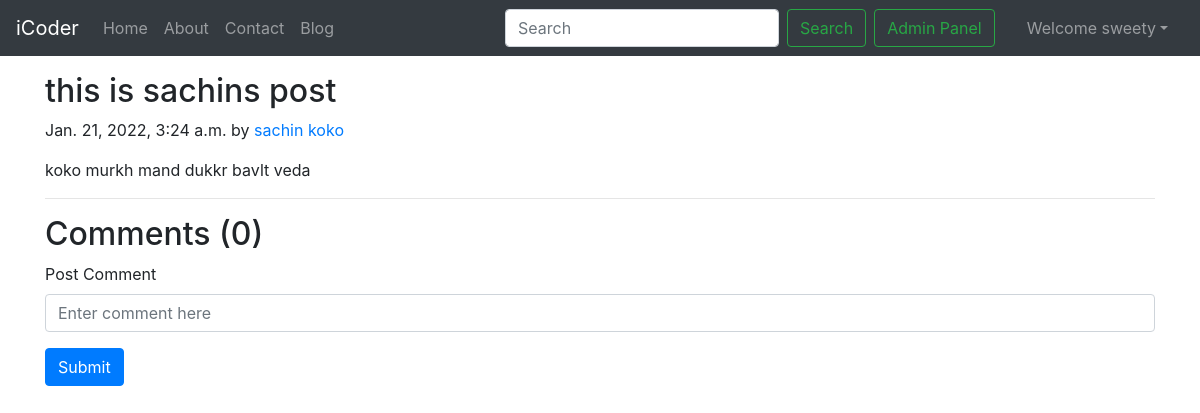
The page /blog/blogpost/this-art (signed in) on the database its author committed.
### blog/models.py (models this page shows, shortened)
class Post(models.Model):
    sno=models.AutoField(primary_key=True)
    title=models.CharField(max_length=255)
    author=models.CharField(max_length=14)
    slug=models.CharField(max_length=130)
    timeStamp=models.DateTimeField(blank=True)
    content=models.TextField()

### blog/views.py (the view)
# urls.py: path('blogpost/<str:slug>', views.blogPost, name="blogPost"),
def blogPost(request, slug):
    post=Post.objects.filter(slug=slug).first()
    comments= BlogComment.objects.filter(post=post, parent=None)
    replies= BlogComment.objects.filter(post=post).exclude(parent=None)
    replyDict={}
    for reply in replies:
        if reply.parent.sno not in replyDict.keys():
            replyDict[reply.parent.sno]=[reply]
        else:
            replyDict[reply.parent.sno].append(reply)
    context={'post':post, 'comments': comments, 'user': request.user, 'replyDict': replyDict}
    return render(request, "blog/blogPost.html", context)

### iCoder/templates/blog/blogPost.html (shortened to what this page needs)
{% extends 'base.html' %}
{% block body %}
{% load humanize %}
{% load extras %}
<div class="container my-3">
    <h2 class="blog-post-title">{{post.title}}</h2>
    <p class="blog-post-meta">{{post.timeStamp}} by <a href="/about">{{post.author}}</a></p>
    <p>{{post.content}}</p>
    <hr>
</div>
<div class="container">
    <h2> Comments ({{comments.count}}) </h2>
    <div class="my-2">
        {% if user.is_authenticated %}
        <form action="/blog/postComment" method="post">
            <div class="form-group">
                <label for="exampleInputEmail1">Post Comment </label>
                <input type="text" class="form-control" name="comment" placeholder="Enter comment here">
            </div>
            <button type="submit" class="btn btn-primary">Submit</button>
        </form>
        {% else %}
        Please login to post a comment
        {% endif %}
    </div>
</div>
{% endblock %}

### iCoder/templates/base.html (shortened to what this page needs)
<!doctype html>
<html lang="en">
  <head>
    <link rel="stylesheet" href="https://stackpath.bootstrapcdn.com/bootstrap/4.5.2/css/bootstrap.min.css">
  </head>
  <body>
    <nav class="navbar navbar-expand-lg navbar-dark bg-dark">
        <a class="navbar-brand" href="/">iCoder</a>
        <div class="collapse navbar-collapse" id="navbarSupportedContent">
          <ul class="navbar-nav mr-auto">
            <li class="nav-item {% block homeactive %}  {% endblock homeactive %}">
              <a class="nav-link" href="/">Home <span class="sr-only">(current)</span></a>
            </li>
            <li class="nav-item {% block aboutactive %}  {% endblock aboutactive %}" >
              <a class="nav-link" href="/about">About</a>
            </li>
            <li class="nav-item {% block contactactive %}  {% endblock contactactive %} ">
              <a class="nav-link" href="/contact">Contact</a>
            </li>
            <li class="nav-item {% block blogactive %}  {% endblock blogactive %} ">
              <a class="nav-link" href="/blog">Blog</a>
            </li>
          </ul>
          <form method="get" action="/search"class="form-inline my-2 my-lg-0 mx-3">
            <input class="form-control mr-sm-2" type="search" placeholder="Search" aria-label="Search" name="query" id="query">
            <button class="btn btn-outline-success my-2 my-sm-0 " type="submit">Search</button>
            <a href="/admin" role="button" target="_blank" class="btn btn-outline-success m-2 my-sm-0"> Admin Panel </a>
          </form>
          {% if user.is_authenticated %}
          <ul class="navbar-nav mr-2">
          <li class="nav-item dropdown">
          <a class="nav-link dropdown-toggle" href='#' id="navbarDropdown" role="button" data-toggle="dropdown"> Welcome {{request.user}}</a>
                </li>
                </ul>
                </div>
          {% endif %}
      </nav>
      {% block body %}  {% endblock body %}
  </body>
</html>

### rows shown on the page
Post: title "this is sachins post", timeStamp "Jan. 21, 2022, 3:24 a.m.", author "sachin koko", content "koko murkh mand dukkr bavlt veda"

### other values the page prints
{{ request.user }} "sweety"
{{ comments.count }} "0"
